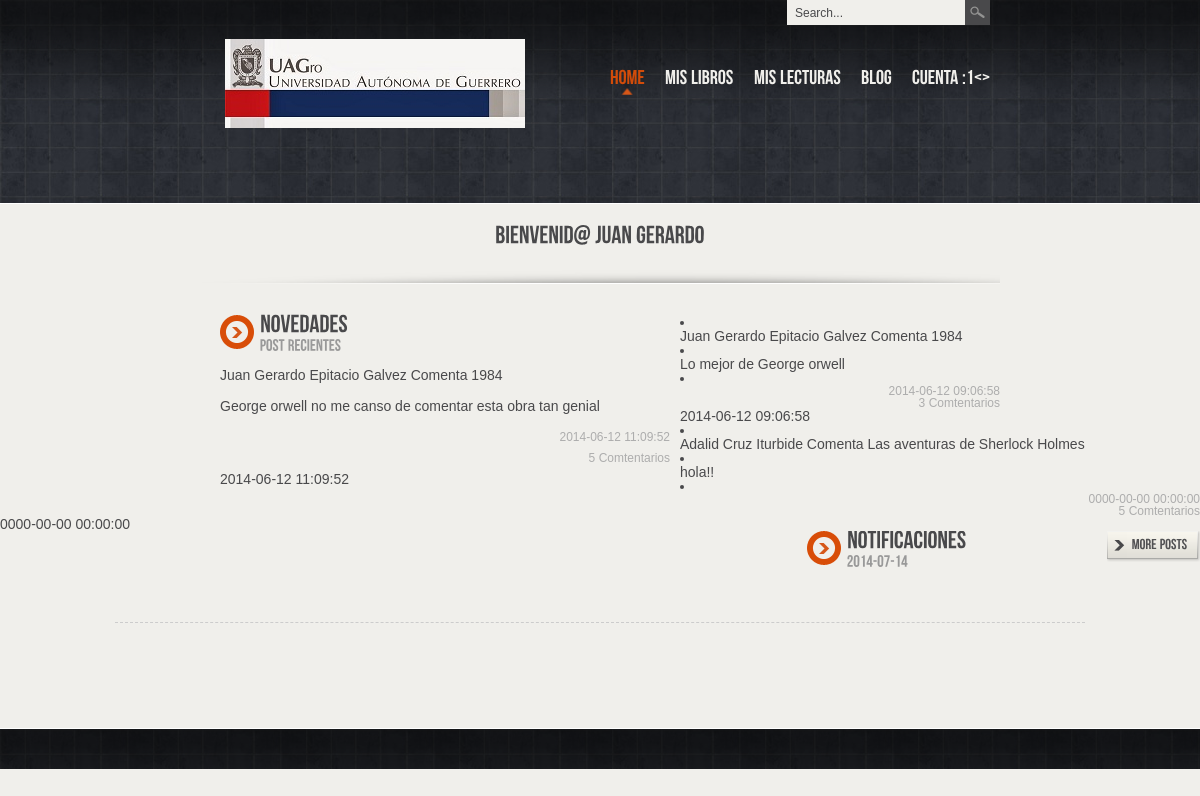
Screenshot of /respaldohome/home.php (signed in) with the database file from the repository.
### tables this page shows
CREATE TABLE IF NOT EXISTS `usuario` (
  `idusuario` int(11) NOT NULL AUTO_INCREMENT,
  `nombre` varchar(100) DEFAULT NULL,
  `sexo` char(1) DEFAULT NULL COMMENT 'm = masculino\nf = femenino',
  `correo` varchar(100) DEFAULT NULL,
  `facebook` varchar(100) DEFAULT NULL,
  `telefono` varchar(20) DEFAULT NULL,
  `direccion` varchar(100) DEFAULT NULL,
  `idunidad` int(11) DEFAULT NULL,
  `password` text,
  PRIMARY KEY (`idusuario`),
  KEY `idx_usuario` (`idunidad`)
);

CREATE TABLE IF NOT EXISTS `libro` (
  `idlibro` int(11) NOT NULL AUTO_INCREMENT,
  `estado` int(11) DEFAULT NULL,
  `idautor` int(11) DEFAULT NULL,
  `idpropietario` int(11) DEFAULT NULL,
  `ideditorial` int(11) DEFAULT NULL,
  `publicacion` date DEFAULT NULL,
  `disponible` tinyint(1) DEFAULT NULL,
  `titulo` varchar(100) DEFAULT NULL,
  PRIMARY KEY (`idlibro`),
  KEY `idx_libro` (`idautor`),
  KEY `idx_libro_0` (`idpropietario`),
  KEY `idx_libro_1` (`ideditorial`)
);

CREATE TABLE IF NOT EXISTS `publicacion` (
  `idpublicacion` int(11) NOT NULL AUTO_INCREMENT,
  `idlectura` int(11) DEFAULT NULL,
  `contenido` varchar(5000) DEFAULT NULL,
  `titulo` varchar(100) DEFAULT NULL,
  `hora` timestamp NULL DEFAULT CURRENT_TIMESTAMP,
  PRIMARY KEY (`idpublicacion`),
  KEY `idx_comentario` (`idlectura`)
);

### respaldohome/home.php (the view, shortened to what this page needs)
<?php require_once('Connections/coneccion.php'); ?>
<?php
$sql = "SELECT publicacion.idpublicacion,publicacion.titulo as tPublicacion,usuario.nombre, libro.titulo, publicacion.contenido, publicacion.hora\n"
    . "FROM usuario, libro, publicacion inner join lectura\n"
    . "WHERE publicacion.idlectura = lectura.idlectura\n"
    . "AND lectura.idusuario = usuario.idusuario\n"
    . "AND lectura.idlibro = libro.idlibro\n"
    . "ORDER BY `publicacion`.`hora` DESC LIMIT 0, 30 ";
$publicaciones = mysql_query($sql, $coneccion) or die(mysql_error());
$row_publicacion = mysql_fetch_assoc($publicaciones);
?>
<!DOCTYPE html PUBLIC "-//W3C//DTD XHTML 1.0 Strict//EN" "http://www.w3.org/TR/xhtml1/DTD/xhtml1-strict.dtd">
<html xmlns="http://www.w3.org/1999/xhtml" xml:lang="en" lang="en">
	<head>
		<link rel="stylesheet" href="css/style.css" type="text/css" media="screen" />
		<link rel="stylesheet" href="js/prettyPhoto/css/prettyPhoto.css" type="text/css" media="screen" />
		<link rel="stylesheet" type="text/css" media="screen" href="css/superfish-custom.css" />
        <link rel="stylesheet" href="css/jquery.tabs.css" type="text/css" media="print, projection, screen" />
	</head>
	<body>
		<div id="home-header">
		<div class="degree">
			<div class="wrapper">
				<a href="home.php"><img src="img/logo.png" alt="Logo" id="logo" /></a>
				<div class="top-search">
					<form  method="get" id="searchform" action="">
						<div>
							<input type="text" value="Search..." name="s" id="s" onfocus="defaultInput(this)" onblur="clearInput(this)" />
							<input type="submit" id="searchsubmit" value=" " />
						</div>
					</form>
				</div>
				<div id="nav-holder">
					<ul id="nav" class="sf-menu">
						<li class="current_page_item"><a href="home.php">HOME</a>
						</li>
						<li  ><a href="libros.php">MIS LIBROS</a>
						</li>
						<li><a href="agregarAutor.php">MIS LECTURAS</a>
						</li>
						<li ><a href="blogs.php">BLOG</a></li>
						<li><a href="staff.html">CUENTA <h>:<?php echo $_SESSION['idusuario'];?><></a>
						</li>
					</ul>
				</div>
			</div>
		</div>
		</div>
		<div id="main">
			<div class="wrapper">
					<div class="headline">Bienvenid@ <?php echo $_SESSION['nombre'];?></div>
					<div class="shadow-divider"></div>
					<div class="front-left-col">
						<div class="bullet-title">
						  <div class="big">
						    <p>Novedades</p>
					      </div>
							<div class="small">Post recientes </div>
						</div>
						<ul class="news-list">
							<?php
							do{
							?>
							<li>
								<div class="news-title">
								<?php echo $row_publicacion['nombre']; ?> Comenta <?php echo $row_publicacion['titulo']; ?></div>
							</li>
				            <li>
								<div class="news-title">
								<?php echo $row_publicacion['tPublicacion']; ?>
								</div>
							</li>
			              <li>
						    <div class="news-date">
						      <?php
							  $sqlComents = "select count(*) as total from comentarios where idpublicacion = ".$row_publicacion['idpublicacion']."\n";
						$comentarios = mysql_query($sqlComents, $coneccion) or die(mysql_error());
						$resultado = '-1';
						if($numComents = mysql_fetch_assoc($comentarios)){
							$resultado = $numComents['total'] ;
						}
							  echo $row_publicacion['hora'];
								echo "<p style= align=\"left\">" .  $resultado ." Comtentarios </p>";
							  ?>
						    </div>
						      <?php echo $row_publicacion['hora']; ?>							    </div>
							<?php
							} while ($row_publicacion = mysql_fetch_assoc($publicaciones));
							?>
						<p><a href="#" class="link-button right"><span>MORE POSTS</span></a></p>
			  <div class="front-right-col">
						<div class="bullet-title">
							<div class="big">Notificaciones</div>
							<div class="small"><?php echo date('Y-m-d') ."\n";?></div>
						</div>
						<ul class="blocks-holder">
						</ul>
			  </div>
				<div class="clear"></div>
				<div class="twitter-reader">
					<script>Chirp({user:"ansimuz",max:1})</script></div>
		<div id="footer">
		<div class="degree">
</div>
		</div>
	</body>
</html>

### css/style.css (style rules this page uses)
.clear { clear:both; height:1px; }
body { line-height: 1; color: #49494b; background: #f0efeb; font-family: Tahoma, Arial, Helvetica, sans-serif; font-size: 14px; font-size: 14px; text-align: justify; width: auto; }
a { color: #42c8f4; }
.headline { margin: 20px 0px; font-size: 24px; text-align: center; }
#header #main, #footer, #bottom { width: 100%; }
#home-header { height: 203px; background: #e5e3dc url(../img/bgs/webtreats/webtreats_blue_creme_pattern_87.jpg); border-bottom: 1px solid #fff; }
#home-header .degree, #header .degree { background:url(../img/top-degree.png) repeat-x; height: 100%; width: 100%; }
.wrapper { width: 800px; margin: 0 auto; position: relative; }
#logo { position: absolute; top:39px; left: 25px; }
.top-search { position: absolute; top:0px; right: 10px; }
.shadow-divider { clear: both; height: 25px; width: 100%; background: url(../img/sprites.png) no-repeat 0px -416px; margin-bottom: 20px; }
.right { float: right; }
.link-button { display: table; height: 31px; padding-left: 15px; font-size: 14px; line-height: 1em; color: #515153; background: url(../img/sprites.png) 0px -205px no-repeat; }
.link-button span { display: block; height: 31px; margin-left: 5px; padding-left: 5px; padding-top: 7px; padding-right: 12px; background: url(../img/sprites.png) no-repeat right -166px; }
#searchform #s { color: #49494b; font-size: 12px; width: 160px; height: 21px; margin: 0px 0px 5px 0px; padding: 2px 35px 2px 8px; border: 0; background: #f0efeb; }
#searchform #searchsubmit { position: absolute; top: 0px; right: 0px; width: 25px; height: 25px; border: 0px; background: url(../img/sprites.png) no-repeat transparent 0px 0px; }
#nav-holder { width: 700px; position: absolute; top:68px; right: 10px; font-size: 20px; }
#nav { display: block; float: right; }
#nav li { display: block; float: left; padding-left: 20px; }
#nav li:first-child { padding-left: 0px; }
#nav li a { color: #f0efeb; text-decoration: none; padding-bottom: 5px; }
#nav>li>a:hover, #nav>li.current_page_item>a { color: #d24c0a; background: url(../img/sprites.png) no-repeat center -51px; }
.front-left-col { width: 450px; float: left; margin-top: 0px; margin-right: 10px; margin-bottom: 0px; margin-left: 20px; }
.front-right-col { width: 300px; float: right; margin-top: 0px; margin-right: 0px; margin-bottom: 0px; margin-left: 10px; overflow: auto; }
.bullet-title { background: url(../img/sprites.png) no-repeat 0px -815px; padding-left: 40px; margin-bottom: 10px; }
.bullet-title .big { color: #49494b; font-size: 24px; line-height: 0.2em; }
.bullet-title .small { color: #999999; font-size: 16px; line-height: 0.4em; }
.news-list { display: block; }
.news-list li { margin-bottom: 10px; line-height: 1.5em; }
.news-date { color: #adadad; font-size: 12px; text-align: right; }
.blocks-holder { overflow: hidden; width: 300px; display: block; }
.twitter-reader { position: relative; width: 970px; margin: 0px auto 20px auto; padding-top: 25px; color: #555555; min-height: 60px; font-style: italic; border-top: 1px dashed #ccc; z-index: 225; }
#footer { position: relative; width: 100%; background: #e5e3dc url(../img/bgs/webtreats/webtreats_blue_creme_pattern_87.jpg); border-top: 1px solid #fff; }
#footer .degree { background:url(../img/top-degree.png) repeat-x; height: 100%; width: 100%; padding-top: 20px; padding-bottom: 20px; }

### css/superfish-custom.css (style rules this page uses)
.sf-menu, .sf-menu * { margin: 0; padding: 0; list-style: none; }
.sf-menu { line-height: 1.0; }
.sf-menu li { float: left; position: relative; }
.sf-menu a { display: block; position: relative; }

### rows the page displays
usuario: nombre "Juan Gerardo Epitacio Galvez", libro.titulo "1984", publicacion.titulo "George orwell no me canso de comentar esta obra tan genial", publicacion.hora "2014-06-12 11:09:52", resultado "5", publicacion.titulo "Lo mejor de George orwell", publicacion.hora "2014-06-12 09:06:58", resultado "3"
usuario: nombre "Adalid Cruz Iturbide", libro.titulo "Las aventuras de Sherlock Holmes", publicacion.titulo "hola!!", publicacion.hora "0000-00-00 00:00:00", resultado "5"
